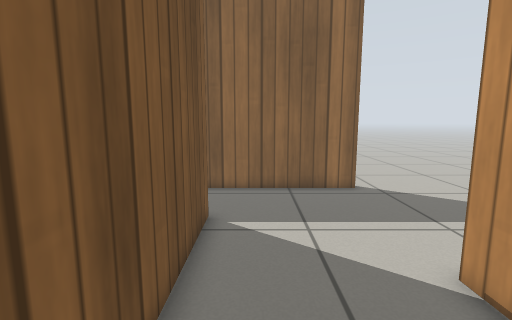
[1] (above)

20 first-person views from a walk through a world built for the Gazebo simulator. The camera is 0.76 m above the floor, tilts 8° down and sees 85° across. The floor is counted in squares, 0.25 m on a side. Each view is taken from the middle of a square. On the plan, view 1 faces up. The plan holds only what a view shows up to about 20 squares ahead; the rest is blank. Simple patterns stand in for the simulator's built-in surfaces.

[2]
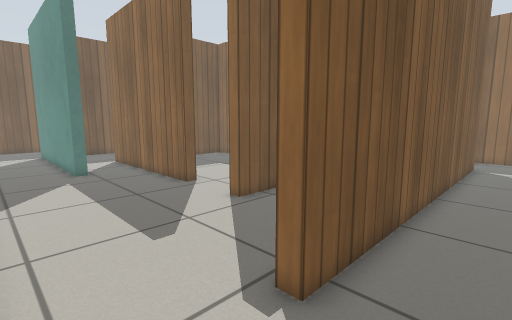

[3]
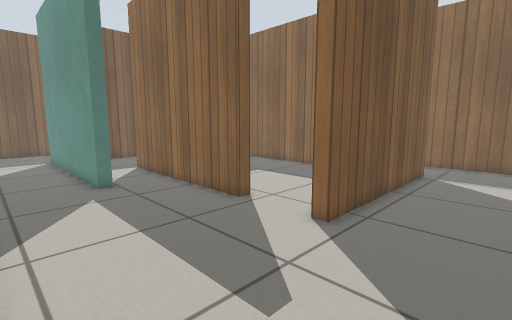

[4]
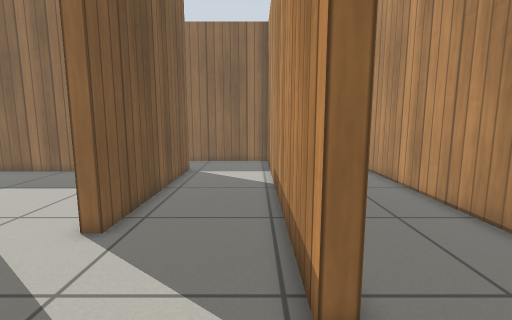

[5]
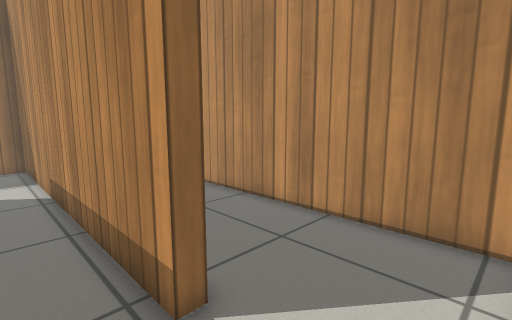

[6]
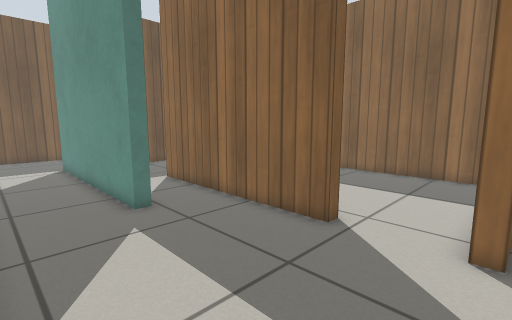

[7]
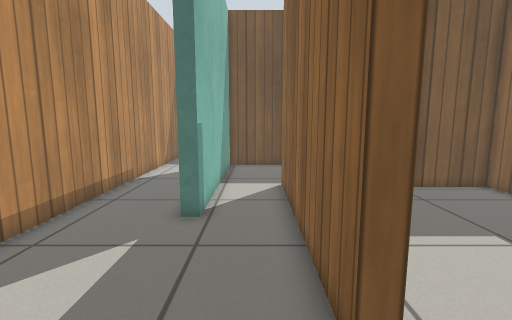

[8]
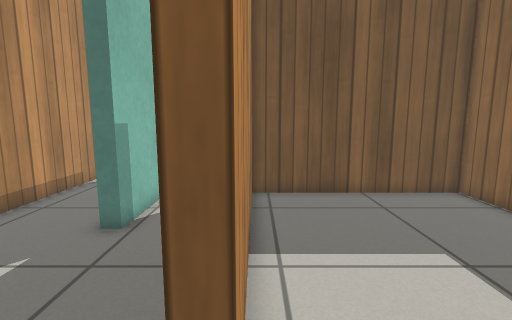

[9]
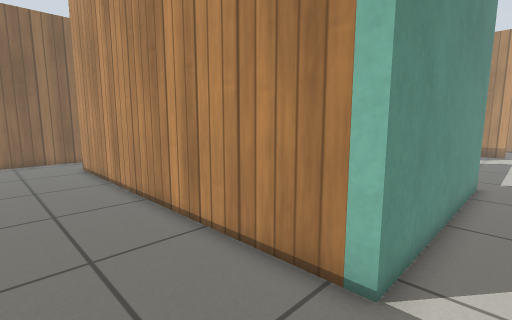

[10]
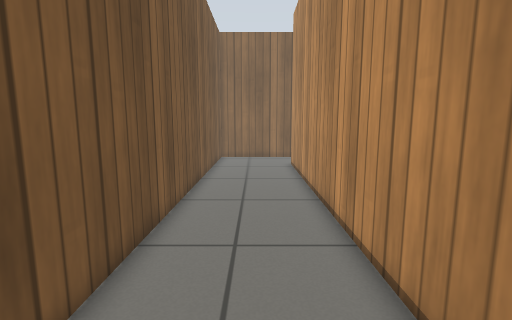

[11]
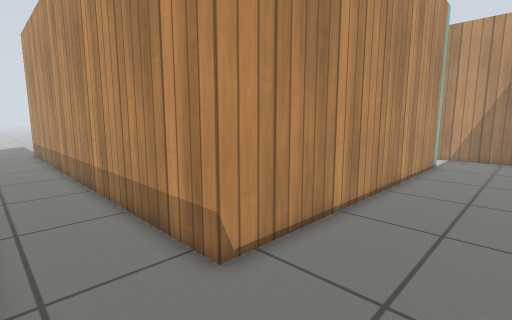

[12]
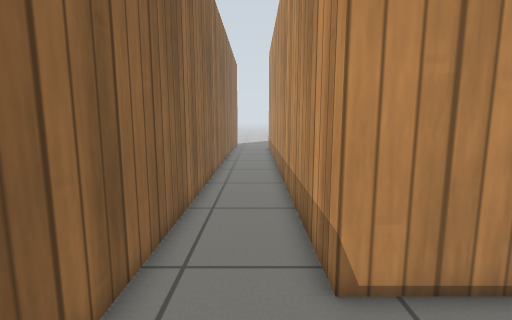

[13]
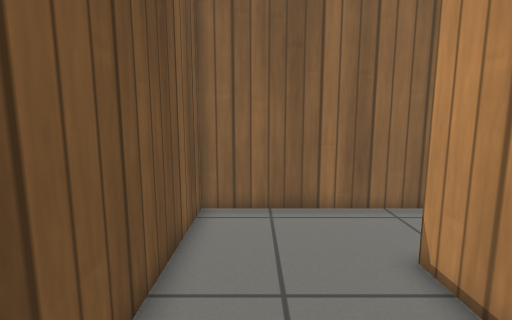

[14]
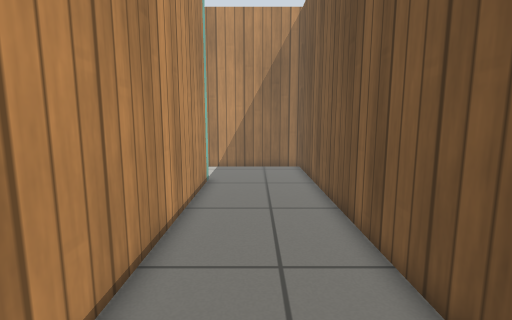

[15]
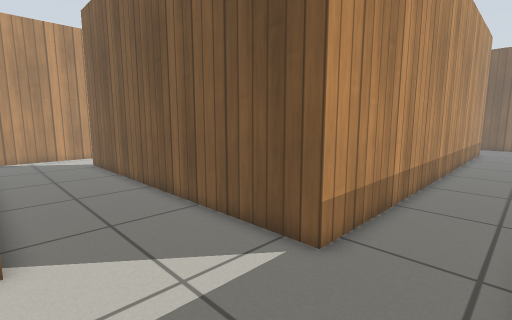

[16]
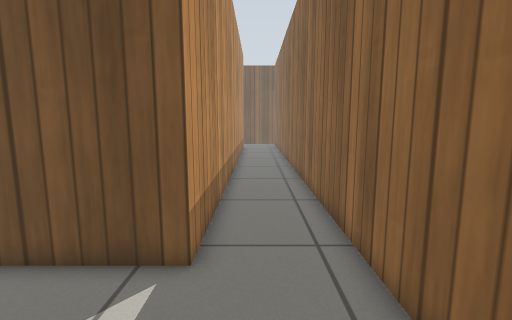

[17]
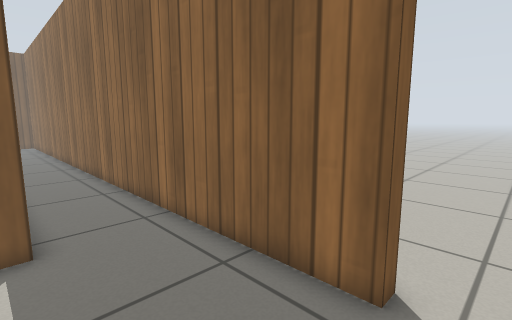

[18]
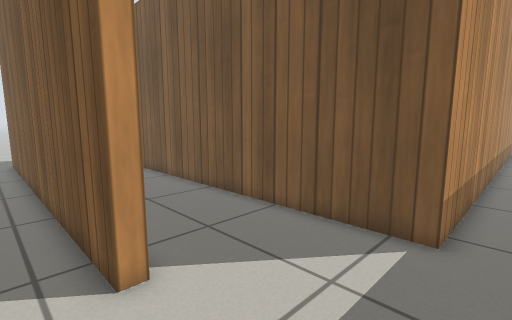

[19]
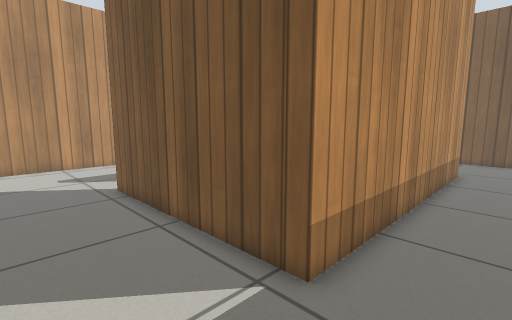

[20]
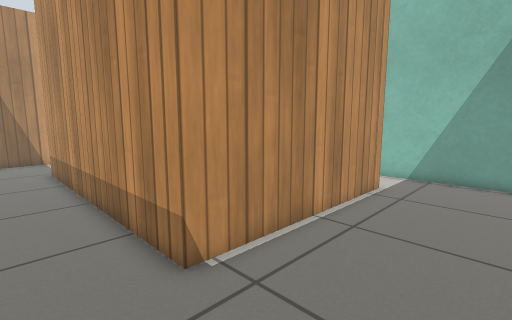

### Floor plan
Ten units are one square. View 1 is at (0, 0); x grows to the right and y downward. Boxes are objects, and circles mark ways between rooms. Rooms are numbered by the first view taken in them; rooms with no view inside come last. Other rooms are left out.
<svg viewBox="-334 -136 394 281">
<path fill="none" stroke="#000" d="M-112 52 -112 58 -212 58M-98 134 -38 134M-224 88 -165 88 -165 94 -275 94 -275 -86 -15 -86 -15 94 -21 94 -21 -80 -81 -80M-212 -42 -72 -42 -72 58 -79 58M4 134 30 134M39 129 39 -50M35 -124 -329 -124 -329 134 -146 134M39 -50 45 -50 45 140M45 -131 45 -124 35 -124M-269 39 -269 88 -224 88M-212 58 -212 -42M-269 -61 -269 -32"/>
<circle cx="40" cy="-90" r="3" fill="#2a7"/>
<circle cx="-210" cy="-60" r="3" fill="#2a7"/>
<circle cx="-215" cy="75" r="3" fill="#2a7"/>
<text x="-110" y="50">1</text>
<text x="50" y="50">2</text>
<text x="-240" y="0">3</text>
</svg>
Room 1 opens to room 2. Room 1 opens to room 3.

Where each view was taken, in squares from view 1:
view 1: 0 up, 0 right, facing up
view 2: 13 down, 1 right, facing up-left
view 3: 13 down, 3 left, facing up-left
view 4: 13 down, 3 left, facing up
view 5: 13 down, 4 left, facing up-right
view 6: 13 down, 7 left, facing up-left
view 7: 7 down, 8 left, facing left
view 8: 5 down, 9 left, facing left
view 9: 11 down, 32 left, facing up-right
view 10: 11 down, 30 left, facing up
view 11: 12 up, 32 left, facing down-right
view 12: 10 up, 32 left, facing right
view 13: 3 up, 31 left, facing up
view 14: 5 up, 30 left, facing down
view 15: 12 up, 4 right, facing down-left
view 16: 10 up, 4 right, facing left
view 17: 8 up, 6 right, facing up-left
view 18: 10 up, 6 right, facing down-left
view 19: 7 up, 3 left, facing down-left
view 20: 7 up, 26 left, facing down-right
